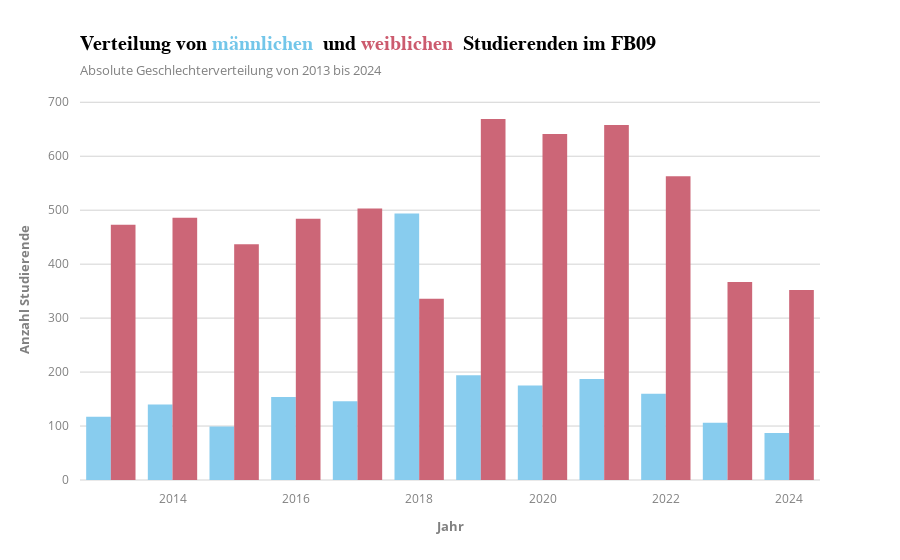

Notebook code for this chart:
### Code cell
import plotly.graph_objects as go
import plotly.express as px

# Angenommene Daten
years = list(range(2013, 2025, 1))  # X-Achse mit den Jahren
men_counts = df['Männer']  # Werte für Männer
women_counts = df['Frauen']  # Werte für Frauen

# Farbpalette von Plotly Express nutzen
colors = px.colors.qualitative.Safe

# Layout des Diagramms
layout = go.Layout(
    xaxis=dict(title='Jahr'),
    yaxis=dict(title='Anzahl Studierende'),
    barmode='group',
    template='infoviz',
    title="<b>Verteilung von </b><span style='color:#73c6e9;'>männlichen</span> <b> und </b><span style='color:#cc5b6e;'>weiblichen</span> <b> Studierenden im FB09",
    showlegend=False
)

# Daten für die Balkendiagramme
data = [
    go.Bar(
        x=years,
        y=men_counts,
        name='Männer',
        marker=dict(color=colors[0]),  # Erste Farbe aus der Safe-Palette
    ),
    go.Bar(
        x=years,
        y=women_counts,
        name='Frauen',
        marker=dict(color=colors[1]),  # Zweite Farbe aus der Safe-Palette
    )
]



# Diagramm anzeigen
fig = go.Figure(data=data, layout=layout)

fig.show()

### Figure 1 — Plotly figure (JSON) as saved in the notebook; plotly's stock layout.template omitted (floating-point values rounded to 4 significant figures)
{"data": [{"marker": {"color": "rgb(136, 204, 238)"}, "name": "Männer", "type": "bar", "x": [2013, 2014, 2015, 2016, 2017, 2018, 2019, 2020, 2021, 2022, 2023, 2024], "y": [117, 140, 99, 154, 146, 494, 194, 175, 187, 160, 106, 87]}, {"marker": {"color": "rgb(204, 102, 119)"}, "name": "Frauen", "type": "bar", "x": [2013, 2014, 2015, 2016, 2017, 2018, 2019, 2020, 2021, 2022, 2023, 2024], "y": [473, 486, 437, 484, 503, 336, 669, 641, 658, 563, 367, 352]}], "layout": {"barmode": "group", "showlegend": false, "title": {"text": "<b>Verteilung von </b><span style='color:#73c6e9;'>männlichen</span> <b> und </b><span style='color:#cc5b6e;'>weiblichen</span> <b> Studierenden im FB09"}, "xaxis": {"title": {"text": "Jahr"}}, "yaxis": {"title": {"text": "Anzahl Studierende"}}}}
